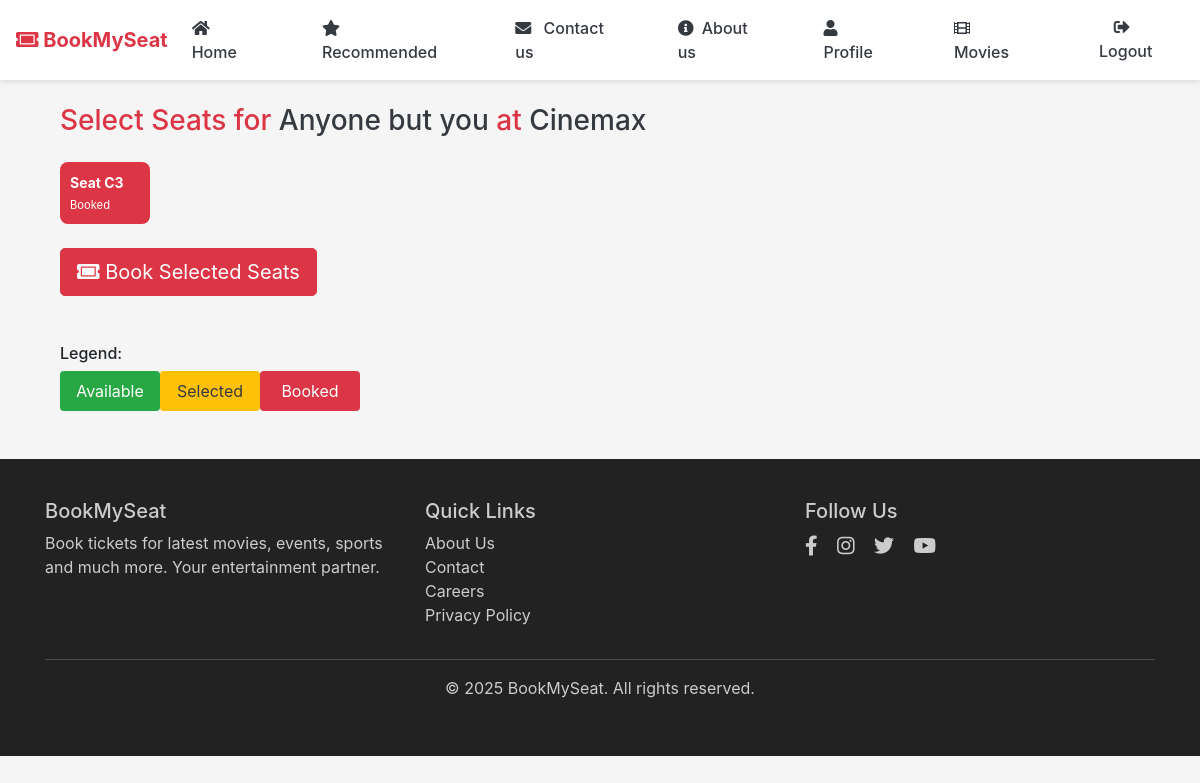
/movies/theater/2/seats/ (signed in), run on the app's committed database.
### movies/models.py (models this page shows, shortened)
class Theater(models.Model):
    name = models.CharField(max_length=255)  # Theater name
    movie = models.ForeignKey(Movie, on_delete=models.CASCADE, related_name='theaters')  # Linked movie
    time = models.DateTimeField()  # Show timing

class Movie(models.Model):
    name = models.CharField(max_length=255)  # Movie name
    image = models.ImageField(upload_to="movies/")  # Poster image
    rating = models.DecimalField(max_digits=3, decimal_places=1)  # e.g., 8.5
    cast = models.TextField()  # Cast list as text
    description = models.TextField(blank=True, null=True)  # Optional movie description
    genre = models.ManyToManyField(Genre)  # Many genres per movie
    language = models.ForeignKey(Language, on_delete=models.CASCADE)  # Language reference
    release_date = models.DateField()  # Release date

class Seat(models.Model):
    theater = models.ForeignKey(Theater, on_delete=models.CASCADE, related_name='seats')  # Belongs to a theater
    seat_number = models.CharField(max_length=10)  # e.g., A1, B2
    is_booked = models.BooleanField(default=False)  # Seat booking status

### movies/views.py (the view, shortened to what this page needs)
# urls.py: path('theater/<int:theater_id>/seats/', views.book_seats, name='book_seats'),  # URL for booking seats in a specific theater
@login_required(login_url='/login/')  # Restrict access to logged-in users
def book_seats(request, theater_id):
    theater = get_object_or_404(Theater, id=theater_id)  # Get the theater or return 404
    seats = Seat.objects.filter(theater=theater)  # Get all seats for the theater
    return render(request, "movies/seat_selection.html", {
        'theater': theater,
        "seats": seats
    })

### templates/movies/seat_selection.html (shortened to what this page needs)
{% extends "users/basic.html" %}
{% block content %}
<div class="container mt-4">
  <h3 class="text-danger mb-4">
    Select Seats for <span class="text-dark">{{ theater.movie.name }}</span>
    at <span class="text-dark">{{ theater.name }}</span>
  </h3>
  <form method="POST">
    <div class="d-flex flex-wrap mb-4" style="gap: 12px;">
      {% for seat in seats %}
      <div class="seat-box" style="width: 90px;">
        {% if seat.is_booked %}
        <div class="bg-danger text-white seat-content">
          Seat {{ seat.seat_number }}<br><small>Booked</small>
        </div>
        {% endif %}
      </div>
      {% endfor %}
    </div>
    <button type="submit" class="btn btn-danger btn-lg"> <i class="fas fa-ticket-alt"></i> Book Selected Seats</button>
  </form>
  <div class="mt-5">
    <h6>Legend:</h6>
    <div class="d-flex gap-3 flex-wrap">
      <div class="legend-box bg-success text-white px-3 py-2 rounded">Available</div>
      <div class="legend-box bg-warning text-dark px-3 py-2 rounded">Selected</div>
      <div class="legend-box bg-danger text-white px-3 py-2 rounded">Booked</div>
    </div>
  </div>
</div>
{% endblock %}

### templates/users/basic.html (style rules this page uses)
body { background-color: #f5f5f5; }

### templates/movies/seat_selection.html (style rules this page uses)
.seat-content { padding: 10px; border-radius: 8px; font-size: 14px; font-weight: bold; transition: transform 0.2s ease; }
.legend-box { min-width: 100px; text-align: center; }

### data on the page
Theater: movie.name "Anyone but you", name "Cinemax"
Seat: seat_number "C3"
